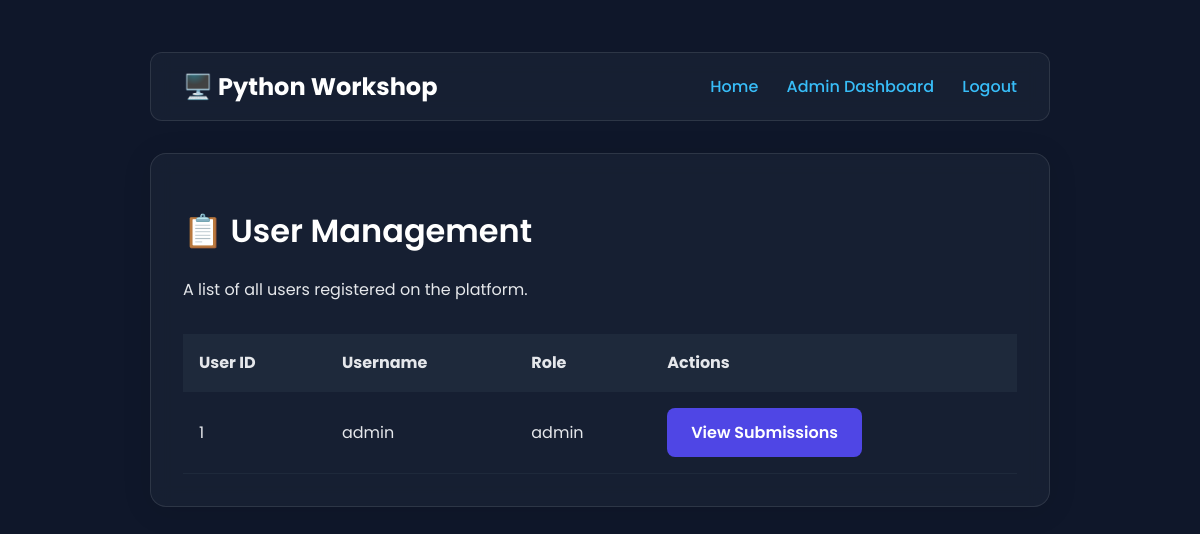
Before: /admin/users (signed in) with the older database file.
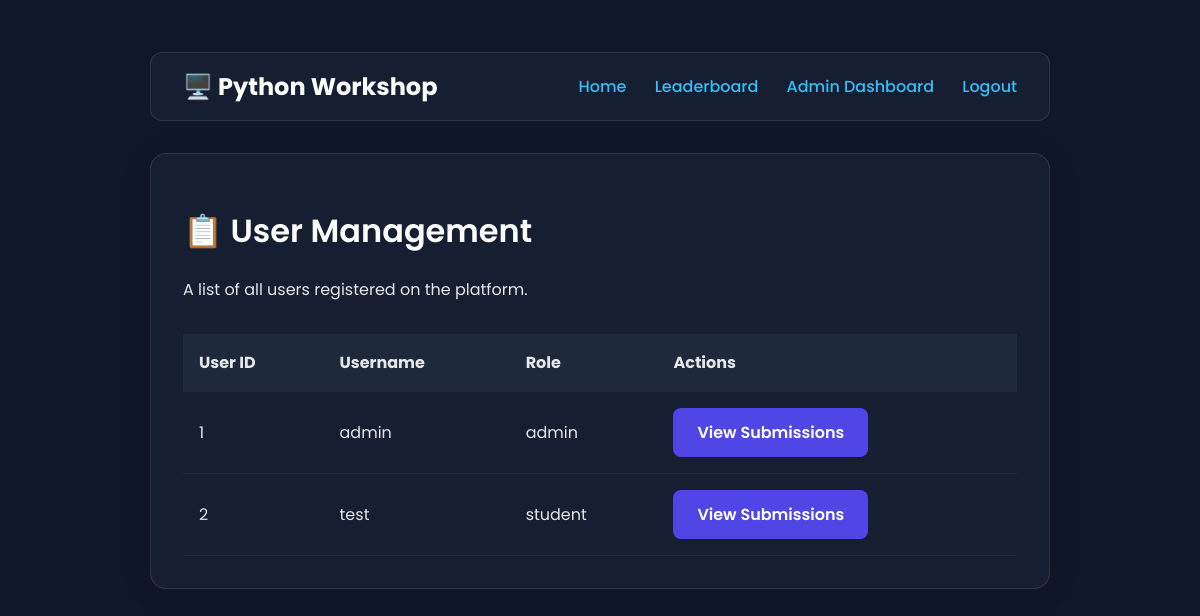
After: the same page with the newer database file.
### app/models.py (models this page shows, shortened)
class User(UserMixin, db.Model):
    id = db.Column(db.Integer, primary_key=True)
    username = db.Column(db.String(64), index=True, unique=True, nullable=False)
    password_hash = db.Column(db.String(256))
    role = db.Column(db.String(10), default='student', nullable=False)
    created_at = db.Column(db.DateTime, default=lambda: datetime.now(timezone.utc))

### app/admin/routes.py (the view)
@bp.route('/users')
@admin_required
def users():
    all_users = User.query.order_by(User.id).all()
    return render_template('admin/users.html', users=all_users, title="User Management")

### app/__init__.py (called while the page is built)
@login_manager.user_loader
def load_user(user_id):
    return User.query.get(int(user_id))

### app/admin/routes.py (called while the page is built)
def admin_required(f):
    @wraps(f)
    def decorated_function(*args, **kwargs):
        if not current_user.is_authenticated or current_user.role != 'admin':
            flash("You do not have permission to access this page.", "danger")
            return redirect(url_for('main.index'))
        return f(*args, **kwargs)
    return decorated_function

### app/main.py (called while the page is built)
@bp.app_context_processor
def inject_global_vars():
    leaderboard_setting = AppSetting.query.filter_by(key='leaderboard_visible').first()
    return dict(
        leaderboard_visible=(leaderboard_setting and leaderboard_setting.value == 'True')
    )

@bp.app_context_processor
def inject_global_vars():
    leaderboard_setting = AppSetting.query.filter_by(key='leaderboard_visible').first()
    hints_setting = AppSetting.query.filter_by(key='hints_enabled').first() # <-- ADD THIS
    return dict(
        leaderboard_visible=(leaderboard_setting and leaderboard_setting.value == 'True'),
        hints_enabled=(hints_setting and hints_setting.value == 'True') # <-- AND THIS
    )

### app/templates/admin/users.html
{% extends "base.html" %}
{% block content %}
<div class="card">
    <h1>📋 User Management</h1>
    <p>A list of all users registered on the platform.</p>
    <table class="leaderboard-table">
        <thead>
            <tr>
                <th>User ID</th>
                <th>Username</th>
                <th>Role</th>
                <th>Actions</th>
            </tr>
        </thead>
        <tbody>
            {% for user in users %}
            <tr>
                <td>{{ user.id }}</td>
                <td>{{ user.username }}</td>
                <td>{{ user.role }}</td>
                <td>
                    <a href="{{ url_for('admin.user_submissions', user_id=user.id) }}" class="btn">View Submissions</a>
                </td>
            </tr>
            {% endfor %}
        </tbody>
    </table>
</div>
{% endblock %}

Changed rows visible on the page:
added User: id "2", username "test", role "student"
Other visible differences:
text now shown: "Leaderboard"
